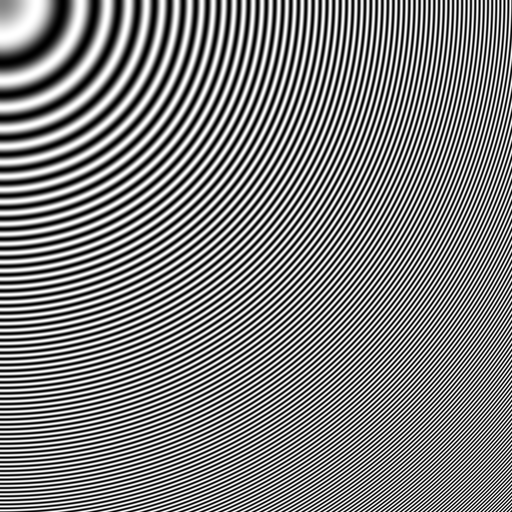
#> input picture python/image et filtre/td1/Images/imageCercles.png, 512 x 512 px
$ jupyter execute template_TD1.ipynb   (shell and % lines are left out)
#> lines starting #> are read from the running program, lines starting #| are printed output that depends on the picture
Echantillonage 2D
========
TP1 séance 2-3
========
--------
nom1
safwane
nom2
ricardo

[cell 1]
import numpy as np
import matplotlib.pyplot as plt
import cv2
import matplotlib.image as mpimg


img_cercles = cv2.imread('imageCercles.png',0)
#> img_cercles is the input picture: shape (512, 512); min 0, max 255, mean 127.8
img_sinus = cv2.imread('imageSinus.png',0)
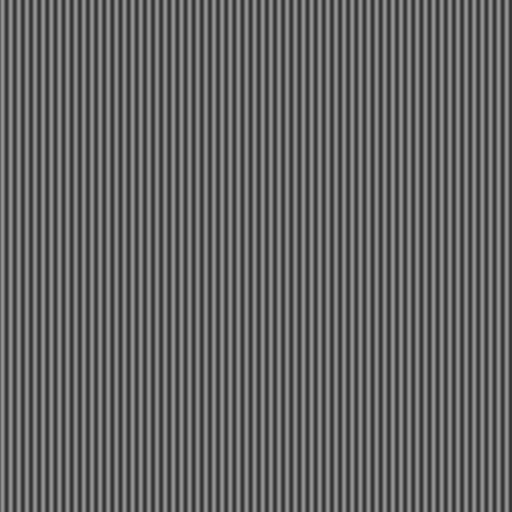
#> input picture python/image et filtre/td1/Images/imageSinus.png, 512 x 512 px
#> img_sinus is the input picture: shape (512, 512); min 50, max 150, mean 100

 1) Programmez la decimation:

   Faire une fonction pour la decimation.

   Appliquer la fonction de decimation et montrer les images avant et apres decimation.

[cell 2]
# La fonction déciamtion conserve un pixel sur i horizontalement et un pixel sur j verticalement
def decimation(img,i,j):
    (lignes,colonnes)= img.shape
    return img[1:lignes:i,1:colonnes:j]

[cell 3]
# On affiche l'image des cercles et du sinus avant décimation

plt.figure(2,figsize = (10,10))

plt.subplot(121)
plt.imshow(img_cercles, cmap = 'gray')
plt.title('avant décimation')
plt.xticks([]), plt.yticks([])

plt.subplot(122)
plt.imshow(img_sinus, cmap = 'gray')
plt.title('avant décimation')
plt.xticks([]), plt.yticks([])

plt.show()
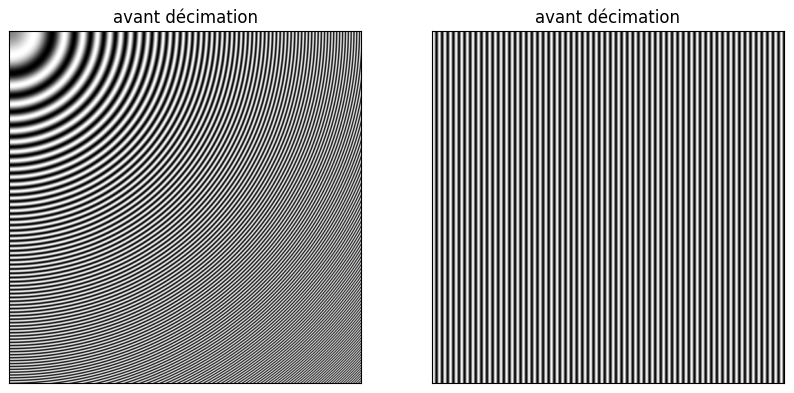
#> figure drawn by matplotlib, 2 panels

[cell 4]
# On applique la fonction de décimation sur l'image des cercles et du sinus et on les affiche

plt.figure(2,figsize = (10,10))

img_cercles_sampled_4 = decimation(img_cercles,4,4)
#> in decimation, `return img[1:lignes:i,1:colonnes:j]`:
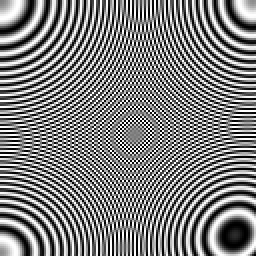
#> returned value: shape (128, 128) (shown 2 times larger); min 0, max 255, mean 127.8

plt.subplot(121)
plt.imshow(img_cercles_sampled_4, cmap = 'gray')
plt.title('après décimation')
plt.xticks([]), plt.yticks([])

img_sinus_sampled_4 = decimation(img_sinus,4,4)
#> call 2 of decimation, with i = 4, j = 4
#> in decimation (call 2), `return img[1:lignes:i,1:colonnes:j]`:
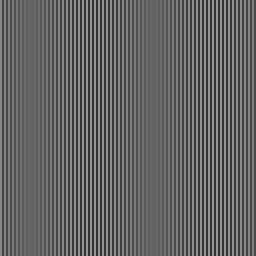
#> returned value: shape (128, 128) (shown 2 times larger); min 50, max 150, mean 100

plt.subplot(122)
plt.imshow(img_sinus_sampled_4, cmap = 'gray')
plt.title('après décimation')
plt.xticks([]), plt.yticks([])

plt.show()

[cell 5]
# Explication : Nous avons perdu de l'information car nous avons supprimer des données pour que la mémoire de stockage
# de l'image soit réduit
# Nous avons perdu en résolution

2) Examinez le contenu de l’image du sinus avant et après décimation dans le domaine spectral. Indiquez
le phénomène en termes mathématiques.

[cell 6]
# On passe dans le domaine spectral

fsinus = np.fft.fft2(img_sinus)
fsinus_shift = np.fft.fftshift(fsinus)
spectre_sinus = 20*np.log(np.abs(fsinus_shift)+0.001)

fsinus_sampled = np.fft.fft2(img_sinus_sampled_4)
fsinus_sampled_shift = np.fft.fftshift(fsinus_sampled)
spectre_sinus2 = 20*np.log(np.abs(fsinus_sampled_shift)+0.001)


plt.figure(4,figsize = (15,15))
plt.subplot(221),plt.imshow(img_sinus, cmap = 'gray')
plt.title('Image sinus avant décimation'), plt.xticks([]), plt.yticks([])
plt.subplot(222),plt.imshow(img_sinus_sampled_4, cmap = 'gray')
plt.title('Image sinus après décimation'), plt.xticks([]), plt.yticks([])
plt.subplot(223),plt.imshow(spectre_sinus, cmap = 'gray')
plt.title('Spectre sinus avant décimation'), plt.xticks([]), plt.yticks([])
plt.subplot(224),plt.imshow(spectre_sinus2, cmap = 'gray')
plt.title('Spectre sinus après décimation'), plt.xticks([]), plt.yticks([])
plt.show()

[cell 7]
x1 = [i for i in range(512)]
y1 = [spectre_sinus[256,i]for i in range(512)]
#> y1 = 512 values, max 341.6 at index 256, min 110.3 at index 459, mean 179.1

x2 = [i for i in range(128)]
y2 = [spectre_sinus2[64,i]for i in range(128)]
#> y2 = 128 values, max 286.2 at index 64, min 103.3 at index 69, mean 147.4

plt.plot(x1,y1)
plt.title('Spectre avant decimation')
plt.show()
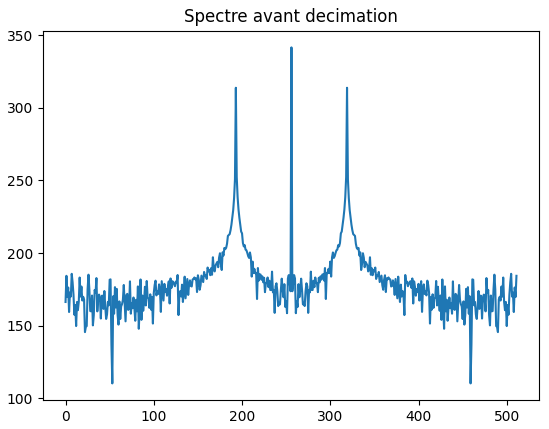
#> figure drawn by matplotlib, 1 panel; curve peaks at x = 256, y = 341.6

plt.plot(x2,y2)
plt.title('Spectre apres decimation')
plt.show()
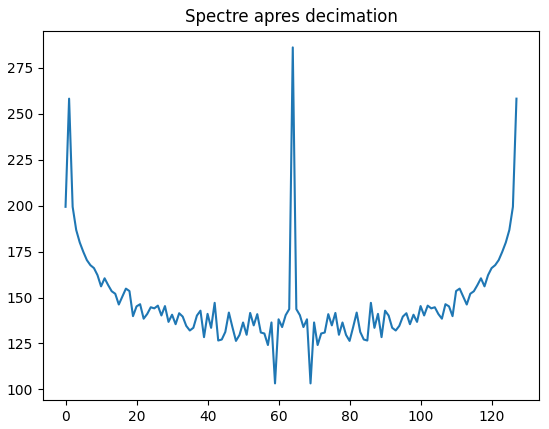
#> figure drawn by matplotlib, 1 panel; curve peaks at x = 64, y = 286.2
